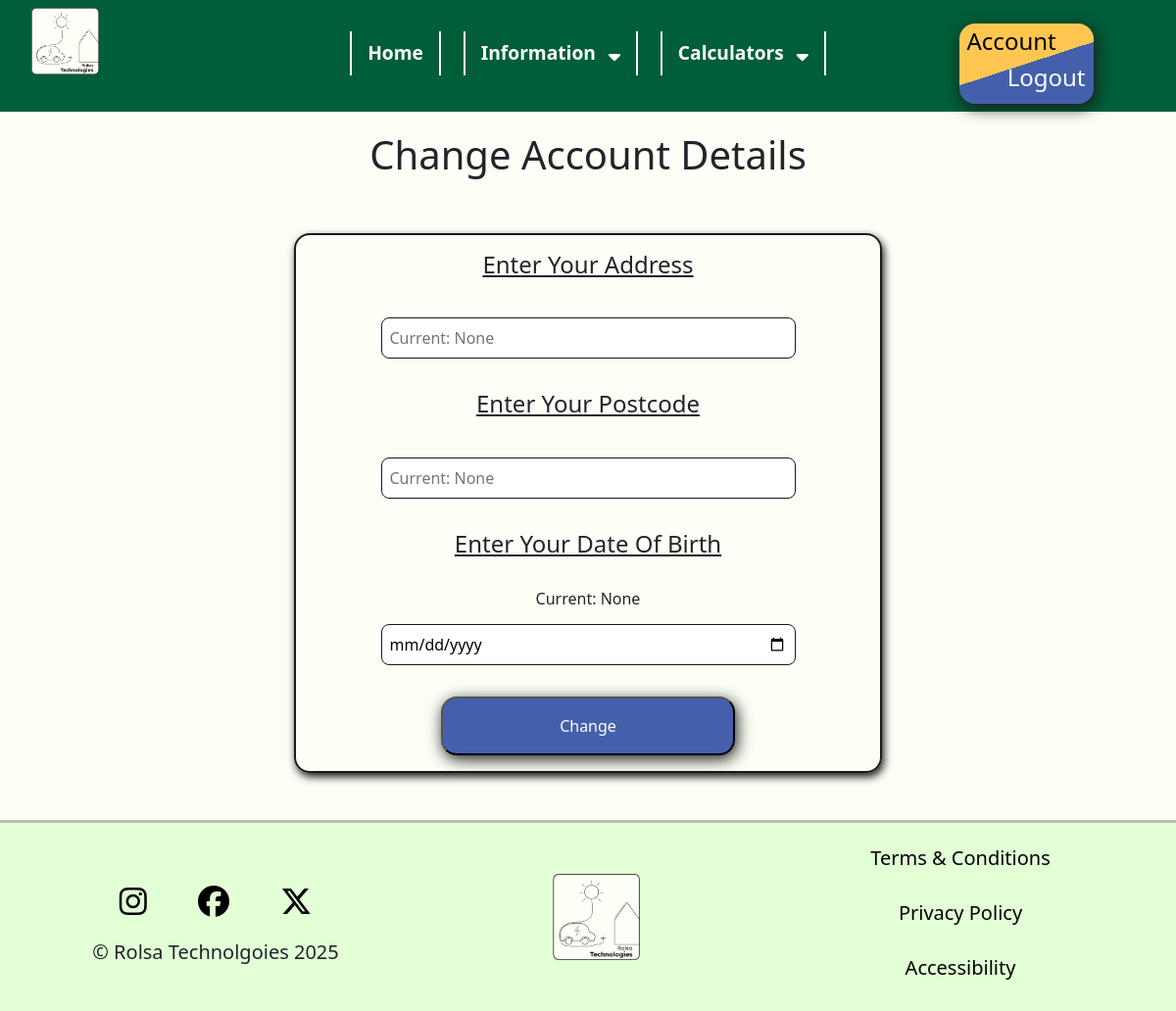
The app's page /change_account_details (signed in), older data.
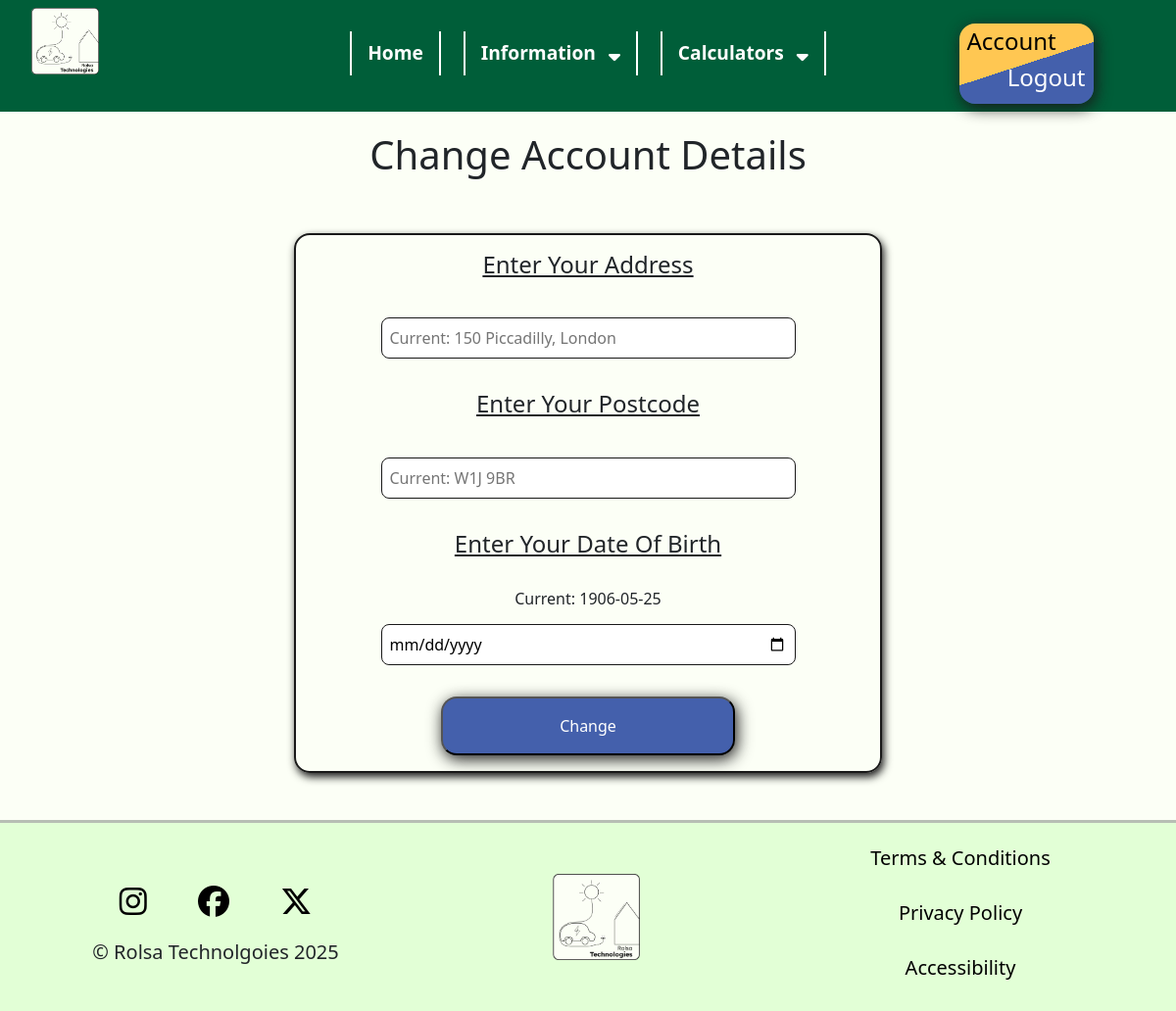
The same page, newer data.
### tables this page shows
CREATE TABLE Booking (
    BookingID INTEGER NOT NULL,
    BookingTypeID INTEGER NOT NULL,
    MadeDateTime DATETIME NOT NULL,
    ForDateTime DATETIME NOT NULL,
    AccountID INTEGER NOT NULL,
    PaymentStatusID INTEGER,
    PaymentReference VARCHAR(255),
    PRIMARY KEY (BookingID),
    FOREIGN KEY (BookingTypeID) REFERENCES BookingType(BookingTypeID),
    FOREIGN KEY (AccountID) REFERENCES Account(AccountID),
    FOREIGN KEY (PaymentStatusID) REFERENCES PaymentStatus(PaymentStatusID)
);

CREATE TABLE Personal(
    AccountID INTEGER NOT NULL,
    FullName VARCHAR(255) NOT NULL,
    DateOfBirth DATE,
    Address TEXT,
    Postcode VARCHAR(8),
    FOREIGN KEY (AccountID) REFERENCES Account(AccountID)
);

### main.py (the view)
@app.route("/change_account_details")
def ChangeAccountDetails():
    account = session.get('account', None)
    if session.get('account', None) == None:
        return redirect("/login")
    AccountInformation = Get.RetrieveInfo(account, "Change")
    return render_template("change.html", AccountInformation = AccountInformation)

### main.py (called while the page is built)
@app.context_processor
def inject_global_data():
    return {
        "account": session.get('account', None), #email address is considered as account
        "type": session.get('type', None) #type is considered as account type (Personal, Business, Admin)
    }

### templates/change.html (shortened to what this page needs)
{% extends "base.html" %}
{% block css %}
<link rel="stylesheet" href="{{ url_for('static', filename='css/change.css') }}">
{% endblock %}
{% block content %}
<h1>Change Account Details</h1>
<br><br>
<center>
<form action="{{ url_for('ChangeAccountInfo')}}" method="POST">
        <h4 style="text-decoration: underline;">Enter Your Address</h4>
        <br>
        <input type="text" name="address" id="address" placeholder="Current: {{ AccountInformation.Address }}" required>
        <br><br>
        <h4 style="text-decoration: underline;">Enter Your Postcode</h4>
        <br>
                <input type="text" name="postcode" id="postcode" pattern="^([A-Z]{1,2}[0-9][A-Z0-9]? ?[0-9][A-Z]{2}|GIR ?0AA)$" placeholder="Current: {{ AccountInformation.Postcode }}" required>
        <br><br>
        {% if AccountInformation.Type == "Business" %}
            <h4 style="text-decoration: underline;">Enter the Business' Phone Number</h4>
            <br>
                    <input type="tel" name="phone" id="phone" placeholder="Current: {{ AccountInformation.PhoneNumber }}" required>
            <br><br>
        {% elif AccountInformation.Type == "Personal"%}
            <h4 style="text-decoration: underline;">Enter Your Date Of Birth</h4>
            <br>
            <h6>Current: {{ AccountInformation.DateofBirth }}</h6>
            <input type="date" name="date" id="date" required>
            <br><br>
        {% endif %}
    <button type="submit" id="BlueButton">Change</button>
</form>
</center>
<br><br>
{% endblock %}

### templates/base.html (shortened to what this page needs)
<!DOCTYPE html>
<html lang="en">
<head>
    <link rel="stylesheet" href="{{ url_for('static', filename='css/general.css') }}">
    {% block css %}{% endblock %}
    <link href="https://cdn.jsdelivr.net/npm/bootstrap@5.3.3/dist/css/bootstrap.min.css" rel="stylesheet">
</head>
<body>
<nav>
    <div class="row">
        <div class="col-sm-3"><a href="{{ url_for('index')}}"><img src="{{ url_for('static', filename='images/Logo.png')}}" id="logo" alt="Rolsa Technologies Logo"></a></div>
        <div class="col-sm-6">
            <div class="top">
            <ul>
                <li><a href="{{ url_for('index')}}">Home</a></li>
                <li>Information <span><i class="fa fa-sort-down"></i></span>
                </li>
                <li>Calculators <span><i class="fa fa-sort-down"></i></span>
                </li>
            </ul>
        </div>
        </div>
        <div  class="col-sm-3">
            <center>
                {% if account %}
                <div id="buttonbox">
                    <h4 id="left"><a href="{{ url_for('account')}}">Account</a></h4>
                    <h4 id="right"><a href="{{ url_for('logout')}}">Logout</a></h4>
                </div>
                {% else %}
                <div id="buttonbox">
                    <h4 id="left"><a href="{{ url_for('login')}}">Login</a></h4>
                    <h4 id="right"><a href="{{ url_for('register')}}">Register</a></h4>
                </div>
                {% endif %}
            </center>
        </div>
    </div>
</nav>
{% block content %}{% endblock %}
<footer>
    <div class="container text-center">
        <div class="row align-items-center">
          <div class="col">
            <a href="https://www.instagram.com/"><i class="fa-brands fa-instagram" aria-hidden="true"></i></a>
            <a href="https://en-gb.facebook.com/"><i class="fa-brands fa-facebook" aria-hidden="true"></i></a>
            <a href="https://x.com/"><i class="fa-brands fa-x-twitter" aria-hidden="true"></i></a>
            <br>
            <h5>&copy; Rolsa Technolgoies 2025</h5>
          </div>
          <div class="col">
            <a href="{{ url_for('index')}}"><img src="{{ url_for('static', filename='images/Logo.png')}}" id="logo" alt="Rolsa Technologies Logo"></a>
          </div>
          <div class="col">
                <br>
                <h5><a href="">Terms & Conditions</a></h5><br>
                <h5><a href="">Privacy Policy</a></h5><br>
                <h5><a href="">Accessibility</a></h5><br>
          </div>
        </div>
      </div>
</footer>
</body>
</html>

### static/css/general.css (style rules this page uses)
body { font-family: "Lexend", sans-serif; margin: 0; padding: 0; background-color: #FCFFF6 !important; color: #191919; }
h1 { text-align: center; margin-bottom: 1.5vh; }
nav { background-color: #005E39; width: 100%; padding: 1vh 2vh; margin-bottom: 2.5vh; }
nav ul { list-style-type: none; padding: 0; display: flex; justify-content: center; flex-wrap: wrap; position: relative; z-index: 10; color: white; }
nav ul li { display: inline-block; margin: 0.5vh 2%; font-size: larger; font-weight: bolder; border-right: 2px solid white; border-left: 2px solid white; padding: 1vh 2vh; position: relative; }
span { margin-left: 1vh; }
nav a { color: white; text-decoration: none; }
#buttonbox { background: rgb(68,96,172); background: linear-gradient(-18deg, rgba(68,96,172,1) 50%, rgba(255,199,82,1) 50%); width: 50%; padding: 0.5vh 1vh; border-radius: 2vh; margin-top: 2vh; box-shadow: 0.25vh 0.5vh 2vh #191919; }
#buttonbox #left { text-align: left; }
#buttonbox h4#left a { color: black; }
#buttonbox #right { text-align: right; }
#logo { width:25%; margin-left: 2vh; }
footer { background-color: #E2FFD6; border-top: 3px solid #b7beb4; }
footer i { font-size: xx-large; margin: 3vh; color: black; }
footer a { color: black; text-decoration: none; }
.top { margin-top: 2.5vh; }
#BlueButton { background-color: #4460AC; color: white; padding: 2vh 4vh; border-radius: 2vh; min-width: 300px; max-width: 95%; box-shadow: 0.25vh 0.5vh 2vh #191919; transition: 0.25s; }

### static/css/change.css (style rules this page uses)
input[type="text"], [type="date"], [type="tel"] { width: 75%; padding: 1vh; margin: 1vh 0; border: 1px solid #191919; border-radius: 1vh; transition: 0.35s all; }
form { padding: 2vh; border: 2px solid #191919; border-radius: 2vh; box-shadow: 0.25vh 0.5vh 1vh #191919; width: 50%; }

Row changes from the older to the newer data that the page shows:
no longer on this page (row unchanged): Booking: DateofBirth "None"
now on this page (row edited): Personal: address "Current: 150 Piccadilly, London", postcode "Current: W1J 9BR", DateofBirth "1906-05-25"
Text that changed along with them:
form field address: "Current: None" → (not shown)
form field postcode: "Current: None" → (not shown)
